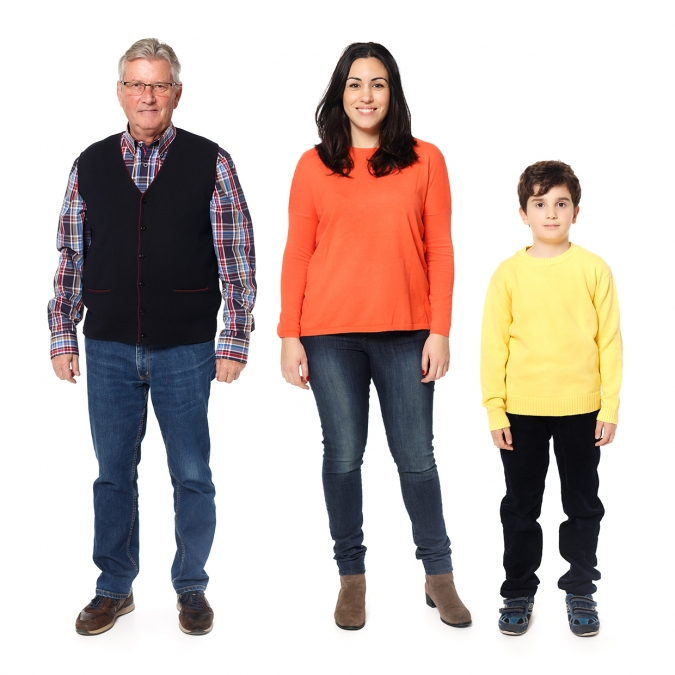
#> input picture Features/personas.jpg, 675 x 675 px
$ python HOG.py
#> lines starting #> are read from the running program, lines starting #| are printed output that depends on the picture; after the words box and inside, x2 and y2 are one past the last pixel; in counts of white or black regions, pixels touching at a corner belong together
import numpy as np
import cv2
import sys
from glob import glob
import itertools as it

hog = cv2.HOGDescriptor()
hog.setSVMDetector( cv2.HOGDescriptor_getDefaultPeopleDetector() )
img = cv2.imread('personas.jpg')
#> img is the input picture: shape (675, 675, 3); mean B, G, R 183.9, 188.8, 200.4

found, aa = hog.detectMultiScale(img, winStride=(8,8), padding=(32,32), scale=1.05)
#> found = [[310, 493, 80, 161], [269, 121, 80, 159], [307, 0, 110, 216], [411, 105, 264, 570], [10, 0, 306, 609]]; aa = [1.12, 0.742, 0.567, 2.58, 0.605]
for x, y, w, h in found:
    pad_w, pad_h = int(0.15*w), int(0.05*h)
    cv2.rectangle(img, (x+pad_w, y+pad_h), (x+w-pad_w, y+h-pad_h), (0, 255, 0), 1)
#> this loop made 5 passes
#> (x, y, w, h, pad_w, pad_h) on passes 1 to 5: (310, 493, 80, 161, 12, 8), (269, 121, 80, 159, 12, 7), (307, 0, 110, 216, 16, 10), (411, 105, 264, 570, 39, 28), (10, 0, 306, 609, 45, 30)
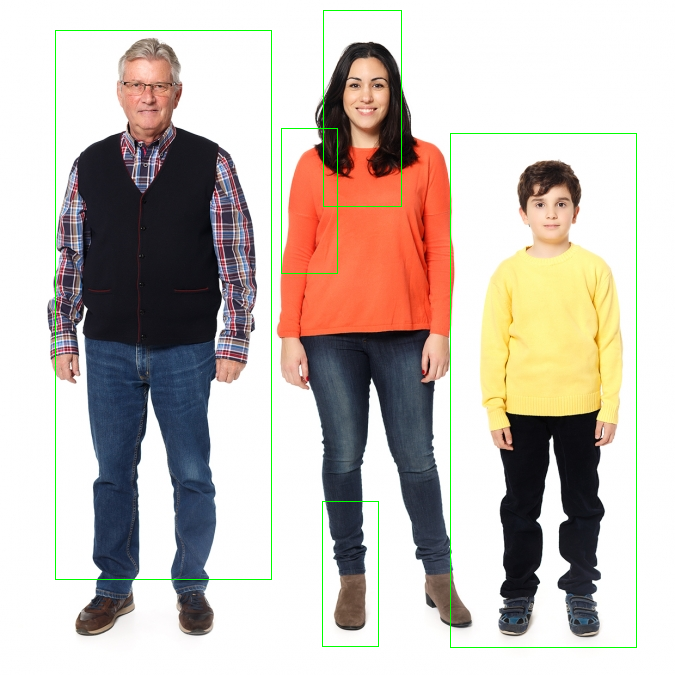
#> img: shape (675, 675, 3); 0.94% of pixels changed, all inside (x1, y1, x2, y2) = (55, 10, 637, 648)

cv2.imshow('Deteccion', img)

#SALIR (ESC)
while(1):
    tecla = cv2.waitKey(5) & 0xFF
#> (key Esc is pressed here)
    if tecla == 27:
        break
cv2.destroyAllWindows()

$ run again, with Features/caras.jpg copied over Features/personas.jpg
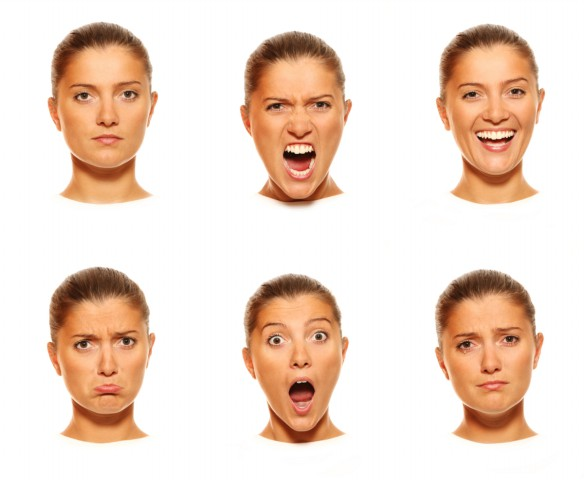
#> input picture Features/caras.jpg, 584 x 480 px
#> img is the input picture: shape (480, 584, 3); mean B, G, R 205.5, 218.8, 238.9
#> found = [[243, 281, 94, 187], [431, 319, 71, 141], [87, 62, 82, 164], [473, 311, 78, 156], [407, 240, 117, 234], [242, 2, 118, 236], [35, 236, 121, 241], [405, 0, 121, 231], [459, 244, 115, 230], [15, 0, 123, 236], [68, 0, 127, 242]]; aa = [2.19, 0.849, 0.832, 0.367, 1.27, 0.902, 1.12, 0.385, 0.632, 0.509, 0.54]
#> the loop `for x, y, w, h in found:` made 11 passes
#> (x, y, w, h, pad_w, pad_h) on passes 1 to 8: (243, 281, 94, 187, 14, 9), (431, 319, 71, 141, 10, 7), (87, 62, 82, 164, 12, 8), (473, 311, 78, 156, 11, 7), (407, 240, 117, 234, 17, 11), (242, 2, 118, 236, 17, 11), (35, 236, 121, 241, 18, 12), (405, 0, 121, 231, 18, 11)
#> after the loop `for x, y, w, h in found:`:
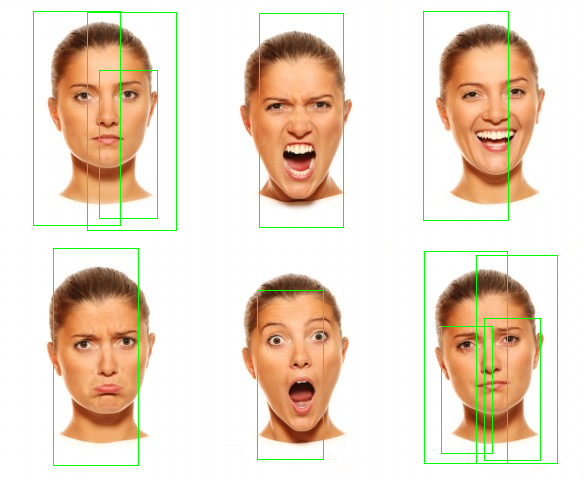
#> img: shape (480, 584, 3); 2.06% of pixels changed, all inside (x1, y1, x2, y2) = (33, 11, 558, 466)
